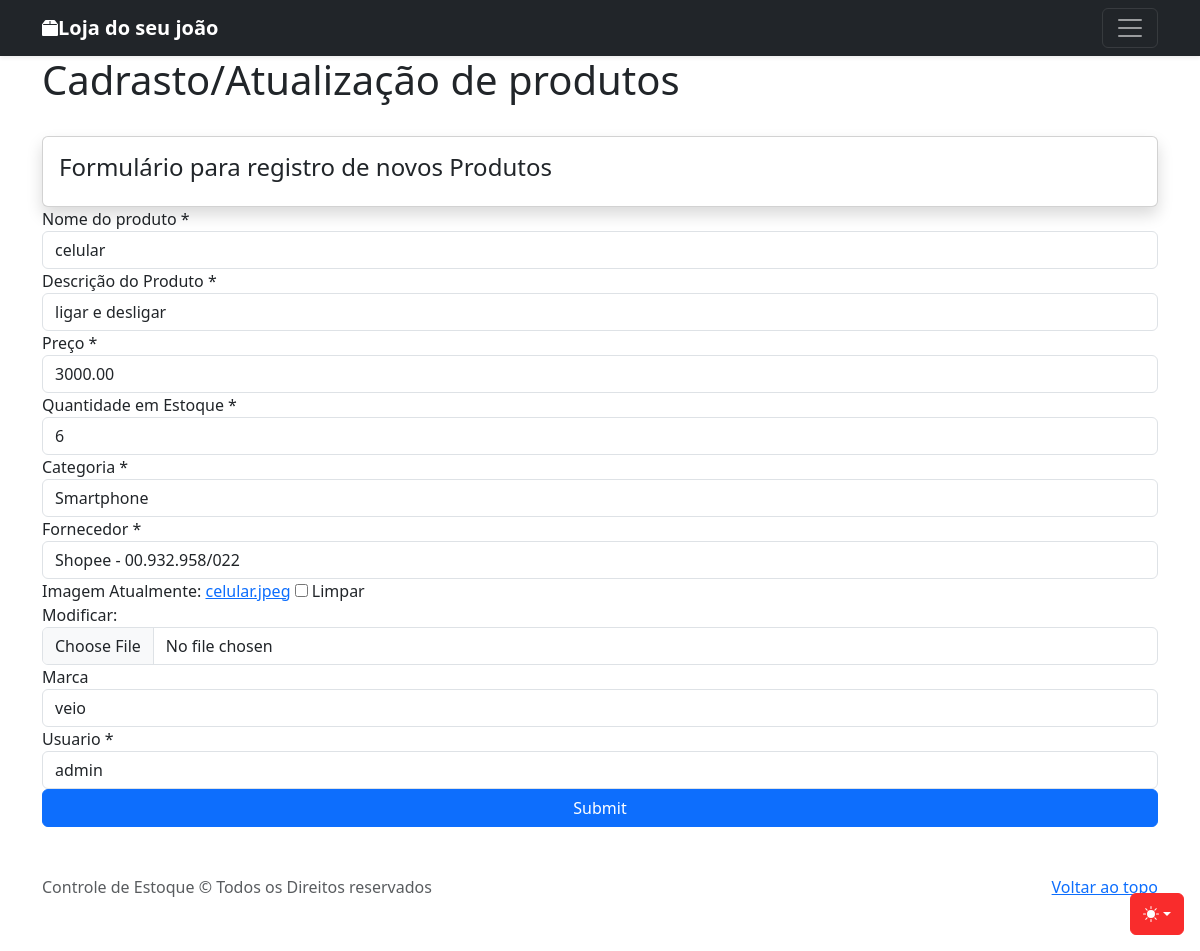
/produto/3/update/, run on the app's committed database.
### produtos/models.py (models this page shows, shortened)
class Produto(models.Model):
    nome = models.CharField(verbose_name='nome do produto', max_length=50, blank=False, null=False )
    descricao=models.CharField(verbose_name='Descrição do Produto', max_length=200)
    preco = models.DecimalField(verbose_name='Preço',  max_digits=10, decimal_places=2, blank=False, null=False)
    quantidadeEstoque=models.PositiveIntegerField(verbose_name='Quantidade em Estoque', default=0 )
    categoria = models.ForeignKey(Categoria, on_delete=models.PROTECT )
    fornecedor= models.ForeignKey(Fornecedor, on_delete=models.PROTECT )
    usuario = models.ForeignKey(User, on_delete=models.SET_NULL, null=True)
    imagem = models.ImageField(null=True, blank=True, default='/images/placeholder.png')
    marca = models.CharField(max_length=200, null=True, blank=True)
    avaliacao = models.DecimalField(max_digits=10,decimal_places=2, null=True, blank=True)
    criadoEm = models.DateTimeField(auto_now_add=True)
    class Meta:
        verbose_name= 'Produto'
        verbose_name_plural = 'Produtos'
        db_table = 'produto'

### produtos/views.py (the view)
# urls.py: path('produto/<int:pk>/update/', ProdutoUpadateView.as_view(), name='produto-update'),
class ProdutoUpadateView(UpdateView):
    model = Produto
    fields = ['nome', 'descricao', 'preco', 'quantidadeEstoque','categoria','fornecedor', 'imagem', 'marca', 'usuario']
    template_name = 'produtos/produto_create_update.html'
    success_url = reverse_lazy('produtos-lista')

### produtos/models.py (called while the page is built)
    def __str__(self):
        return self.nome

    def __str__(self):
        return (f' {self.nome} - {self.cnpj}')

### templates/produtos/produto_create_update.html (shortened to what this page needs)
{% extends 'base.html' %}
{% load widget_tweaks %}
{% block conteudo %}
<div class="container">
    <div class="d-sm-flex align-items-center justify-content-between mb-4">
        <h1> Cadrasto/Atualização de produtos</h1>
    </div>
    <div class="card shadow mp-4">
        <div class="card-body py-3">
            <h4>Formulário para registro de novos Produtos</h4>
        </div>
    </div>
    <form action="" method="post">
        {% for field in form%}
        <label>{{field.label}} {%if field.field.required%} * {%endif%}</label>
        {% render_field field class="form-control" %}
        {% endfor%}
        <input type="submit" class="btn btn-primary w-100" />
    </form>
</div>
{% endblock conteudo %}

### data on the page
Produto: nome "celular" "ligar e desligar" "3000.00" "6" "Smartphone" "Shopee - 00.932.958/022" "veio" "admin"

### other printed values
{{ field.label }} "Nome do produto" "Descrição do Produto" "Preço" "Quantidade em Estoque" "Categoria" "Fornecedor" "Imagem" "Marca" "Usuario"
